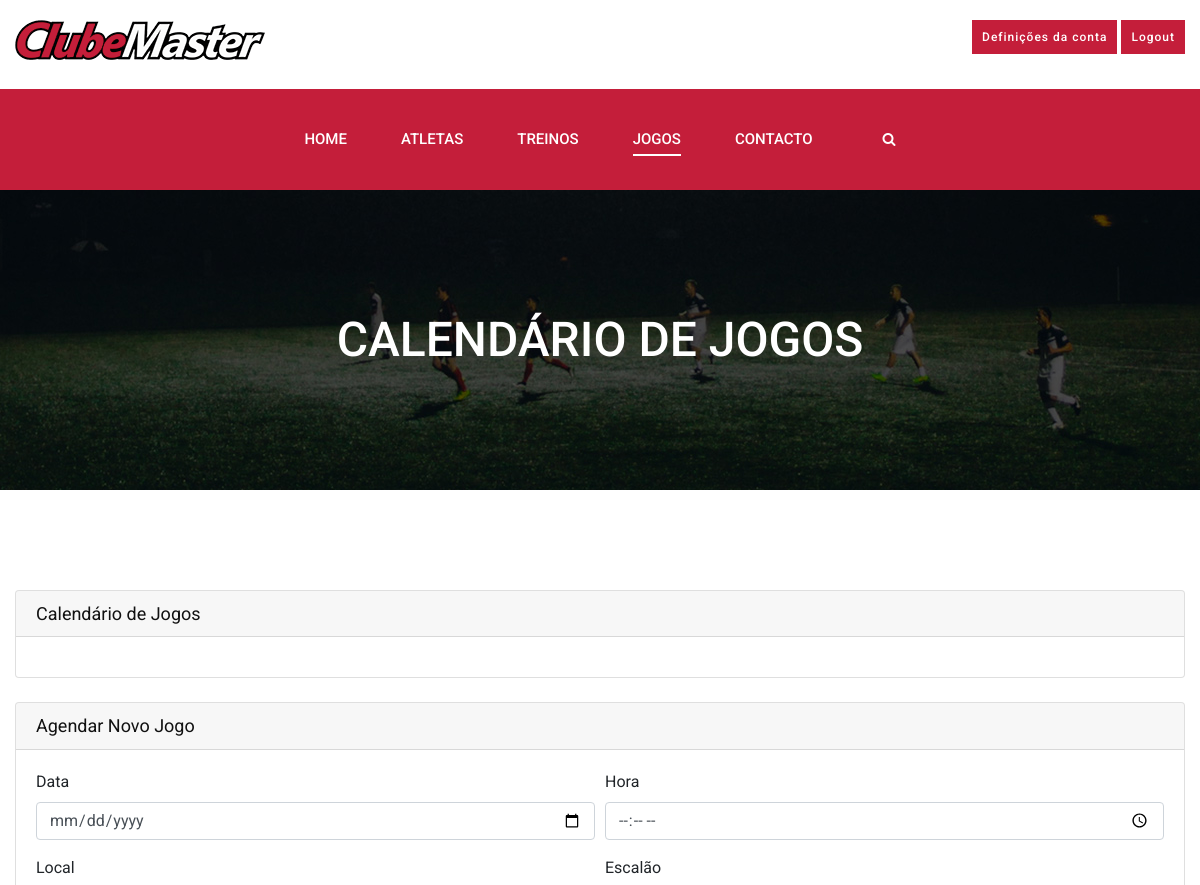
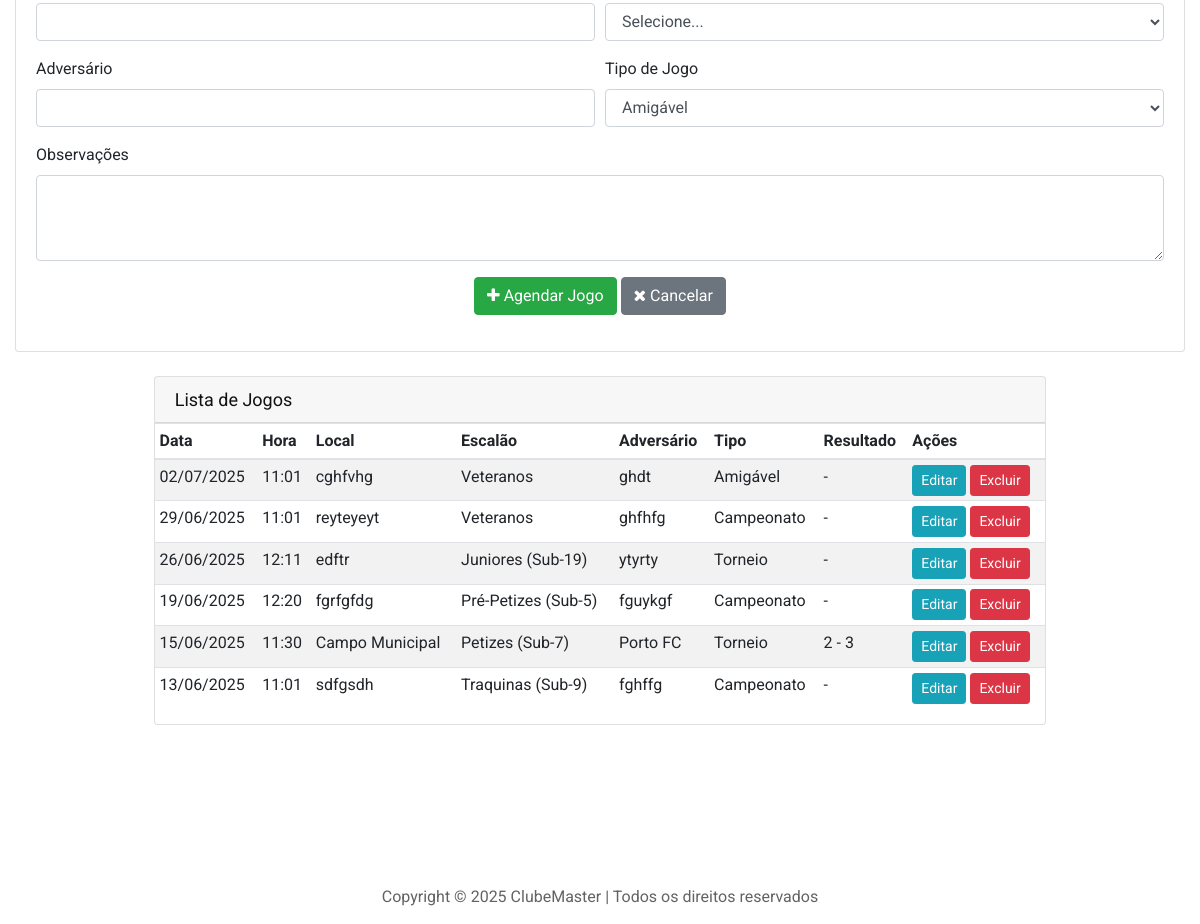
/calendario_jogos.php (signed in), run on the app's committed database (2 pictures, top to bottom).
### tables this page shows
CREATE TABLE IF NOT EXISTS `jogos` (
  `id_jogo` int NOT NULL AUTO_INCREMENT,
  `codigo_clube` varchar(20) NOT NULL,
  `data` date NOT NULL,
  `hora` time NOT NULL,
  `local` varchar(200) NOT NULL,
  `adversario` varchar(200) NOT NULL,
  `escalao` varchar(100) NOT NULL,
  `sub_escalao` varchar(100) DEFAULT NULL,
  `tipo_jogo` varchar(100) DEFAULT 'Amigável',
  `resultado` varchar(10) DEFAULT NULL,
  `gols_favor` int DEFAULT '0',
  `gols_contra` int DEFAULT '0',
  `plano_jogo` text,
  `observacoes` text,
  PRIMARY KEY (`id_jogo`),
  KEY `codigo_clube` (`codigo_clube`)
);

### calendario_jogos.php (the view, shortened to what this page needs)
<?php
include 'ligarbd.php';
if (isset($_SESSION['clube'])) {
    $codigo_clube = $_SESSION['clube'];
} else {
    $login = false;
    echo "<script>window.location.href='index.php'</script>";
    exit();
}
$data = "";
$hora = "";
$local = "";
$adversario = "";
$tipo_jogo = "Amigável";
$observacoes = "";
$sql_jogos = "SELECT * FROM jogos WHERE codigo_clube = '$codigo_clube' ORDER BY data DESC";
$result_jogos = mysqli_query($conn, $sql_jogos);
$tipos_jogo = array(
    "Amigável",
    "Campeonato",
    "Taça",
    "Torneio"
);
?>
<!DOCTYPE html>
<html lang="pt-PT">
<head>
    <link rel="stylesheet" href="css/bootstrap.min.css" type="text/css">
    <link rel="stylesheet" href="css/font-awesome.min.css" type="text/css">
    <link rel="stylesheet" href="css/owl.carousel.min.css" type="text/css">
    <link rel="stylesheet" href="css/magnific-popup.css" type="text/css">
    <link rel="stylesheet" href="css/slicknav.min.css" type="text/css">
    <link rel="stylesheet" href="css/style.css" type="text/css">
    <link rel="stylesheet" href="css/estilos.css" type="text/css">
    <link href='https://cdnjs.cloudflare.com/ajax/libs/fullcalendar/3.10.2/fullcalendar.min.css' rel='stylesheet' />
    <link href='https://cdnjs.cloudflare.com/ajax/libs/fullcalendar/3.10.2/fullcalendar.print.min.css' rel='stylesheet' media='print' />
</head>
<body>
    <header class="header-section">
        <div class="header__top" style="padding: 20px 0;">
            <div class="container">
                <div class="row">
                    <div class="col-lg-6">
                        <div class="ht-info">
                            <ul>
                                <a href="home.php"><img src="imagens/ClubeMaster_pequeno.png"></a>
                            </ul>
                        </div>
                    </div>
                    <div class="col-lg-6" style="text-align: right;">
                        <div class="">
                            <p>
                            <a href="definicoes.php" class="primary-btn" style="padding: 5px 10px; font-size: 12px;">Definições da conta</a>
                            <a href="logout.php" class="primary-btn" style="padding: 5px 10px; font-size: 12px;">Logout</a></p>
                        </div>
                    </div>
                </div>
            </div>
        </div>
        <div class="header__nav">
            <div class="container">
                <div class="row justify-content-center">
                    <div class="col-lg-12 text-center">
                        <div class="nav-menu">
                            <ul class="main-menu d-inline-block">
                                <li><a href="./home.php">Home</a></li>
                                <li><a href="./atletas.php">Atletas</a>
                                </li>
                                <li><a href="#">Treinos</a>
                                </li>
                                <li class="active"><a href="#">Jogos</a>
                                </li>
                                <li><a href="./contacto.php">Contacto</a></li>
                            </ul>
                            <div class="nm-right search-switch">
                                <i class="fa fa-search"></i>
                            </div>
                        </div>
                    </div>
                </div>
            </div>
        </div>
    </header>
    <section class="breadcrumb-section set-bg" data-setbg="img/breadcrumb-bg.jpg">
        <div class="container">
            <div class="row">
                <div class="col-lg-12">
                    <div class="bs-text">
                        <h2>Calendário de Jogos</h2>
                    </div>
                </div>
            </div>
        </div>
    </section>
    <section class="calendar-section spad">
        <div class="container">
            <div class="row">
                <div class="col-lg-12">
                    <div class="card mb-4">
                        <div class="card-header">
                            <h5>Calendário de Jogos</h5>
                        </div>
                        <div class="card-body">
                        </div>
                    </div>
                </div>
            </div>
            <div class="row">
                <div class="col-lg-12">
                    <div class="card mb-4">
                        <div class="card-header">
                            <h5><?php echo isset($_GET['editar']) ? 'Editar Jogo' : 'Agendar Novo Jogo'; ?></h5>
                        </div>
                        <div class="card-body">
                            <form method="post" action="<?php echo htmlspecialchars($_SERVER["PHP_SELF"]);?>">
                                <div class="form-row">
                                    <div class="form-group col-md-6">
                                        <label for="data">Data</label>
                                        <input type="date" class="form-control" id="data" name="data" value="<?php echo $data; ?>" required>
                                    </div>
                                    <div class="form-group col-md-6">
                                        <label for="hora">Hora</label>
                                        <input type="time" class="form-control" id="hora" name="hora" value="<?php echo $hora; ?>" required>
                                    </div>
                                    <div class="form-group col-md-6">
                                        <label for="local">Local</label>
                                        <input type="text" class="form-control" id="local" name="local" value="<?php echo $local; ?>" required>
                                    </div>
                                    <div class="form-group col-md-6">
                                        <label for="escalao">Escalão</label>
                                        <select class="form-control" id="escalao" name="escalao" required>
                                            <option value="">Selecione...</option>
                                        </select>
                                    </div>
                                </div>
                                <div class="form-row">
                                    <div class="form-group col-md-6">
                                        <label for="adversario">Adversário</label>
                                        <input type="text" class="form-control" id="adversario" name="adversario" value="<?php echo $adversario; ?>" required>
                                    </div>
                                    <div class="form-group col-md-6">
                                        <label for="tipo_jogo">Tipo de Jogo</label>
                                        <select class="form-control" id="tipo_jogo" name="tipo_jogo" required>
                                            <?php foreach($tipos_jogo as $tipo): ?>
                                            <option value="<?php echo $tipo; ?>" <?php echo ($tipo_jogo == $tipo) ? 'selected' : ''; ?>><?php echo $tipo; ?></option>
                                            <?php endforeach; ?>
                                        </select>
                                    </div>
                                </div>
                                <div class="form-group">
                                    <label for="observacoes">Observações</label>
                                    <textarea class="form-control" id="observacoes" name="observacoes" rows="3"><?php echo $observacoes; ?></textarea>
                                </div>
                                <div class="form-group text-center">
                                    <?php if(isset($_GET['editar'])): ?>
                                    <button type="submit" name="btn_editar" class="btn btn-primary">
                                        <i class="fa fa-save"></i> Atualizar Jogo
                                    </button>
                                    <button type="submit" name="btn_excluir" class="btn btn-danger" onclick="return confirm('Tem certeza que deseja excluir este jogo?');">
                                        <i class="fa fa-trash"></i> Excluir Jogo
                                    </button>
                                    <?php else: ?>
                                    <button type="submit" name="btn_adicionar" class="btn btn-success">
                                        <i class="fa fa-plus"></i> Agendar Jogo
                                    </button>
                                    <?php endif; ?>
                                    <a href="calendario_treinos.php" class="btn btn-secondary">
                                        <i class="fa fa-times"></i> Cancelar
                                    </a>
                                </div>
                            </form>
                        </div>
                    </div>
                </div>
            </div>
        </div>
            <div class="row justify-content-center">
                <div class="col-lg-9">
                    <div class="card">
                        <div class="card-header">
                            <h5>Lista de Jogos</h5>
                        </div>
                        <div class="card-body p-0">
                            <div class="table-responsive">
                                <table class="table table-striped table-sm">
                                    <thead>
                                        <tr>
                                            <th>Data</th>
                                            <th>Hora</th>
                                            <th>Local</th>
                                            <th>Escalão</th>
                                            <th>Adversário</th>
                                            <th>Tipo</th>
                                            <th>Resultado</th>
                                            <th>Ações</th>
                                        </tr>
                                    </thead>
                                    <tbody>
                                        <?php if(mysqli_num_rows($result_jogos) > 0): ?>
                                            <?php while($jogo = mysqli_fetch_assoc($result_jogos)): ?>
                                            <tr>
                                                <td><?php echo date('d/m/Y', strtotime($jogo['data'])); ?></td>
                                                <td><?php echo date('H:i', strtotime($jogo['hora'])); ?></td>
                                                <td><?php echo $jogo['local']; ?></td>
                                                <td><?php echo $jogo['escalao']; ?></td>
                                                <td><?php echo $jogo['adversario']; ?></td>
                                                <td><?php echo $jogo['tipo_jogo']; ?></td>
                                                <td>
                                                    <?php
                                                    if($jogo['gols_favor'] > 0 || $jogo['gols_contra'] > 0) {
                                                        echo $jogo['gols_favor'] . ' - ' . $jogo['gols_contra'];
                                                    } else {
                                                        echo '-';
                                                    }
                                                    ?>
                                                </td>
                                                <td>
                                                    <a href="calendario_jogos.php?editar=<?php echo $jogo['id_jogo']; ?>" class="btn btn-sm btn-info">Editar</a>
                                                    <button type="button" class="btn btn-sm btn-danger" data-toggle="modal" data-target="#excluirModal<?php echo $jogo['id_jogo']; ?>">Excluir</button>
                                                </td>
                                            </tr>
                                            <?php endwhile; ?>
                                        <?php else: ?>
                                            <tr>
                                                <td colspan="8" class="text-center">Nenhum jogo agendado.</td>
                                            </tr>
                                        <?php endif; ?>
                                    </tbody>
                                </table>
                            </div>
                        </div>
                    </div>
                </div>
            </div>
    </section>
    <footer class="footer-section">
        <div class="container">
            <div class="row">
                <div class="col-lg-12 text-center">
                    <div class="copyright">
                        <p>Copyright &copy; <script>document.write(new Date().getFullYear());</script> ClubeMaster | Todos os direitos reservados</p>
                    </div>
                </div>
            </div>
        </div>
    </footer>
</body>
</html>

### css/style.css (style rules this page uses)
html, body { height: 100%; font-family: "Roboto", sans-serif; -webkit-font-smoothing: antialiased; font-smoothing: antialiased; }
h1, h2, h3, h4, h5, h6 { margin: 0; color: #111111; font-weight: 400; font-family: "Roboto", sans-serif; }
h2 { font-size: 36px; }
h5 { font-size: 18px; }
p { font-size: 16px; font-family: "Roboto", sans-serif; color: #636363; font-weight: 400; line-height: 24px; margin: 0 0 15px 0; }
img { max-width: 100%; }
ul, ol { padding: 0; margin: 0; }
.set-bg { background-repeat: no-repeat; background-size: cover; background-position: top center; }
.spad { padding-top: 100px; padding-bottom: 100px; }
.primary-btn { font-size: 16px; color: #ffffff; background: #C41E3A; font-weight: 500; letter-spacing: 1px; display: inline-block; padding: 14px 36px 12px; }
.header__nav { background: #C41E3A; }
.header__nav .nav-menu { text-align: right; }
.header__nav .nav-menu .main-menu { display: inline-block; }
.header__nav .nav-menu .main-menu li { display: inline-block; list-style: none; margin-right: 50px; position: relative; }
.header__nav .nav-menu .main-menu li.active a:after { opacity: 1; }
.header__nav .nav-menu .main-menu li a { font-size: 15px; color: #ffffff; font-weight: 500; display: inline-block; text-transform: uppercase; padding: 39px 0; position: relative; }
.header__nav .nav-menu .main-menu li a:after { position: absolute; left: 0; top: 65px; height: 2px; width: 100%; background: #ffffff; content: ""; -webkit-transition: all 0.3s; -o-transition: all 0.3s; transition: all 0.3s; opacity: 0; }
.header__nav .nav-menu .nm-right { display: inline-block; margin-left: 20px; cursor: pointer; }
.header__nav .nav-menu .nm-right i { font-size: 14px; color: #ffffff; }
.footer-section { padding-top: 60px; }
.breadcrumb-section { height: 300px; display: -webkit-box; display: -ms-flexbox; display: flex; -webkit-box-align: center; -ms-flex-align: center; align-items: center; text-align: center; }
.breadcrumb-section .bs-text h2 { font-size: 48px; color: #ffffff; font-weight: 500; text-transform: uppercase; }
@media only screen and (min-width: 1200px) { .container { max-width: 1200px; } }

### css/estilos.css (style rules this page uses)
.nav-menu { display: flex; justify-content: center; align-items: center; }
.main-menu { display: flex; gap: 20px; list-style: none; padding: 0; margin: 0; }
.main-menu li { position: relative; }

### data on the page
jogos: data "02/07/2025", hora "11:01", local "cghfvhg", escalao "Veteranos", adversario "ghdt", tipo_jogo "Amigável"
jogos: data "29/06/2025", hora "11:01", local "reyteyeyt", escalao "Veteranos", adversario "ghfhfg", tipo_jogo "Campeonato"
jogos: data "26/06/2025", hora "12:11", local "edftr", escalao "Juniores (Sub-19)", adversario "ytyrty", tipo_jogo "Torneio"
jogos: data "19/06/2025", hora "12:20", local "fgrfgfdg", escalao "Pré-Petizes (Sub-5)", adversario "fguykgf", tipo_jogo "Campeonato"
jogos: data "15/06/2025", hora "11:30", local "Campo Municipal", escalao "Petizes (Sub-7)", adversario "Porto FC", tipo_jogo "Torneio", gols_favor "2", gols_contra "3"
jogos: data "13/06/2025", hora "11:01", local "sdfgsdh", escalao "Traquinas (Sub-9)", adversario "fghffg", tipo_jogo "Campeonato"

### other printed values
form field tipo_jogo "Amigável"
